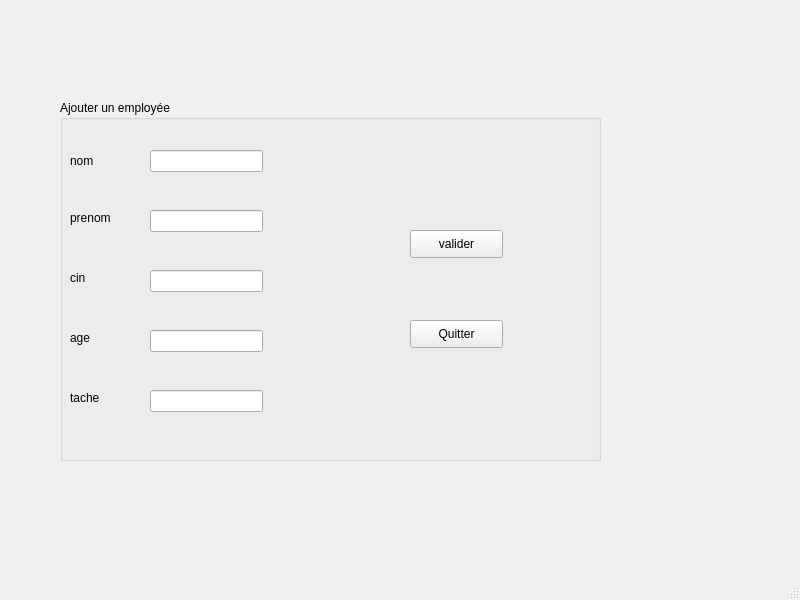
<?xml version="1.0" encoding="UTF-8"?>
<ui version="4.0">
 <class>MainWindow</class>
 <widget class="QMainWindow" name="MainWindow">
  <property name="geometry">
   <rect>
    <x>0</x>
    <y>0</y>
    <width>800</width>
    <height>600</height>
   </rect>
  </property>
  <property name="windowTitle">
   <string>MainWindow</string>
  </property>
  <widget class="QWidget" name="centralwidget">
   <widget class="QGroupBox" name="groupBox">
    <property name="geometry">
     <rect>
      <x>60</x>
      <y>100</y>
      <width>541</width>
      <height>361</height>
     </rect>
    </property>
    <property name="title">
     <string>Ajouter un employée </string>
    </property>
    <widget class="QLabel" name="label">
     <property name="geometry">
      <rect>
       <x>10</x>
       <y>50</y>
       <width>111</width>
       <height>21</height>
      </rect>
     </property>
     <property name="text">
      <string>nom</string>
     </property>
    </widget>
    <widget class="QLabel" name="label_2">
     <property name="geometry">
      <rect>
       <x>10</x>
       <y>110</y>
       <width>56</width>
       <height>16</height>
      </rect>
     </property>
     <property name="text">
      <string>prenom</string>
     </property>
    </widget>
    <widget class="QLabel" name="label_3">
     <property name="geometry">
      <rect>
       <x>10</x>
       <y>170</y>
       <width>56</width>
       <height>16</height>
      </rect>
     </property>
     <property name="text">
      <string>cin</string>
     </property>
    </widget>
    <widget class="QLabel" name="label_4">
     <property name="geometry">
      <rect>
       <x>10</x>
       <y>230</y>
       <width>56</width>
       <height>16</height>
      </rect>
     </property>
     <property name="text">
      <string>age</string>
     </property>
    </widget>
    <widget class="QLabel" name="label_5">
     <property name="geometry">
      <rect>
       <x>10</x>
       <y>290</y>
       <width>56</width>
       <height>16</height>
      </rect>
     </property>
     <property name="text">
      <string>tache</string>
     </property>
    </widget>
    <widget class="QLineEdit" name="lineEdit_nom">
     <property name="geometry">
      <rect>
       <x>90</x>
       <y>50</y>
       <width>113</width>
       <height>22</height>
      </rect>
     </property>
    </widget>
    <widget class="QLineEdit" name="lineEdit_prenom">
     <property name="geometry">
      <rect>
       <x>90</x>
       <y>110</y>
       <width>113</width>
       <height>22</height>
      </rect>
     </property>
    </widget>
    <widget class="QLineEdit" name="lineEdit_cin">
     <property name="geometry">
      <rect>
       <x>90</x>
       <y>170</y>
       <width>113</width>
       <height>22</height>
      </rect>
     </property>
    </widget>
    <widget class="QLineEdit" name="lineEdit_age">
     <property name="geometry">
      <rect>
       <x>90</x>
       <y>230</y>
       <width>113</width>
       <height>22</height>
      </rect>
     </property>
    </widget>
    <widget class="QLineEdit" name="lineEdit_tache">
     <property name="geometry">
      <rect>
       <x>90</x>
       <y>290</y>
       <width>113</width>
       <height>22</height>
      </rect>
     </property>
    </widget>
    <widget class="QPushButton" name="pushButton">
     <property name="geometry">
      <rect>
       <x>350</x>
       <y>130</y>
       <width>93</width>
       <height>28</height>
      </rect>
     </property>
     <property name="text">
      <string>valider</string>
     </property>
    </widget>
    <widget class="QPushButton" name="pushButton_2">
     <property name="geometry">
      <rect>
       <x>350</x>
       <y>220</y>
       <width>93</width>
       <height>28</height>
      </rect>
     </property>
     <property name="text">
      <string>Quitter</string>
     </property>
    </widget>
   </widget>
  </widget>
  <widget class="QMenuBar" name="menubar">
   <property name="geometry">
    <rect>
     <x>0</x>
     <y>0</y>
     <width>800</width>
     <height>22</height>
    </rect>
   </property>
  </widget>
  <widget class="QStatusBar" name="statusbar"/>
 </widget>
 <resources/>
 <connections/>
</ui>
